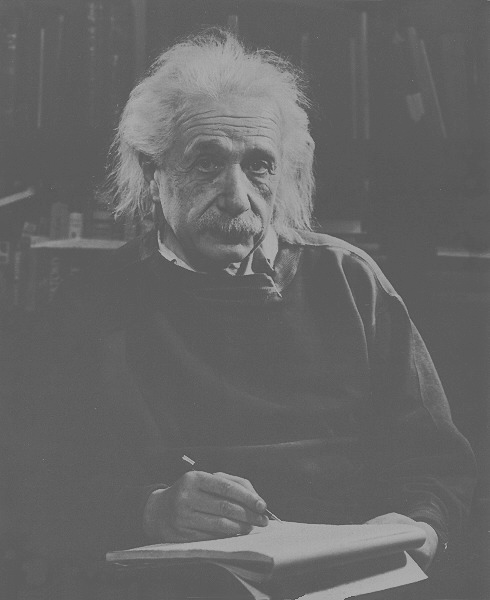
%> input picture 影像處理概論/hw4/HW4_einstein.tif, 490 x 600 px
$ octave hw4_3.m   (GNU Octave 9; MATLAB toolbox functions it lacks are replaced by stand-ins)
%> lines starting %> are read from the running program, lines starting %| are printed output that depends on the picture
RGB = imread('HW4_einstein.tif'); %큭읠
%> RGB is the input picture: size 600x490 uint8; min 74, max 178, mean 102.4
fft_RGB = fft2(RGB);
fft_RGB = fftshift(fft_RGB);
[M N]=size(fft_RGB);
%> M = 600; N = 490

P_1=10;
P_2=20;
P_3=30;
newX=0:N-1;
%> newX = 490 values from 0 to 489
newY=0:M-1;
%> newY = 600 values from 0 to 599
[newX newY]=meshgrid(newX,newY);
fix_X=0.5*N;
%> fix_X = 245
fix_Y=0.5*M;
%> fix_Y = 300
filter1=exp(-((newX - fix_X).^2 + (newY - fix_Y).^2)./(2 * P_1).^2);
filter2=exp(-((newX - fix_X).^2 + (newY - fix_Y).^2)./(2 * P_2).^2);
filter3=exp(-((newX - fix_X).^2 + (newY - fix_Y).^2)./(2 * P_3).^2);

output1 = fft_RGB.*filter1;
output1 = ifftshift(output1);
output1 = ifft2(output1);
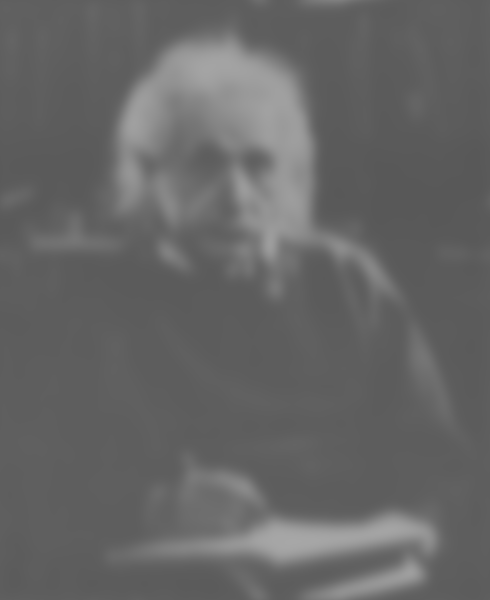
%> output1: size 600x490 double; min 88.18, max 167.2, mean 102.4

output2 = fft_RGB.*filter2;
output2 = ifft2(ifftshift(output2));

output3 = fft_RGB.*filter3;
output3 = ifft2(ifftshift(output3));

imshow(output1,[])
title('Filter Parameter=10')

figure, imshow(output2,[])
title('Filter Parameter=20')

figure, imshow(output3,[])
title('Filter Parameter=30')

[M, N] = size(RGB);
zero_padding = padarray(RGB, [M, N], 0, 'post');
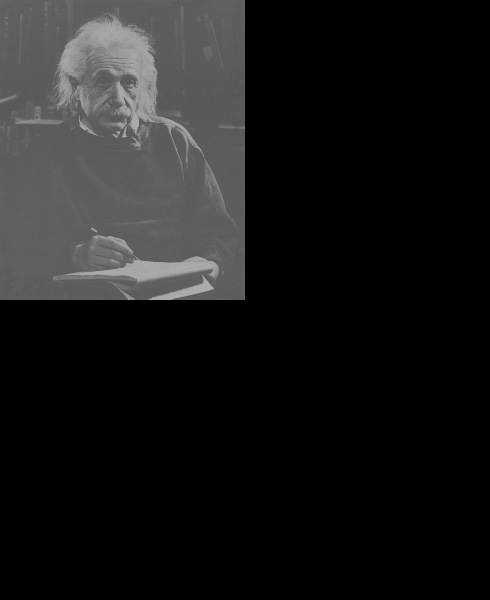
%> zero_padding: size 1200x980 uint8 (shown at 1/2 size); min 0, max 178, mean 25.6
fft_RGB=fftshift(fft2(zero_padding));
[M,N]=size(fft_RGB);
%> M = 1200; N = 980
newX=0:N-1;
%> newX = 980 values from 0 to 979
newY=0:M-1;
[newX,newY]=meshgrid(newX,newY);
Cx=0.5*N;
Cy=0.5*M;
filter4=exp(-((newX-Cx).^2+(newY-Cy).^2)./(2*P_3).^2);
output4=fft_RGB.*filter4;
output4=ifft2(ifftshift(output4));
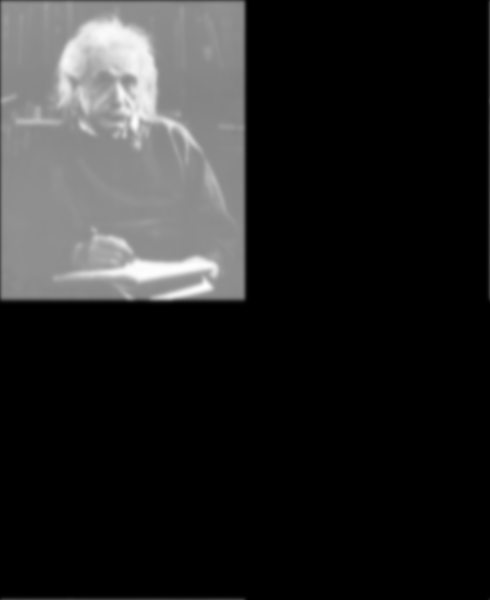
%> output4: size 1200x980 double (shown at 1/2 size); min -6.34e-14, max 168.8, mean 25.6; drawn with min black and max white
[M, N] = size(RGB);
figure, imshow(output4(1:M,1:N),[])
%> after `imshow(output4(1:M,1:N),[])`:
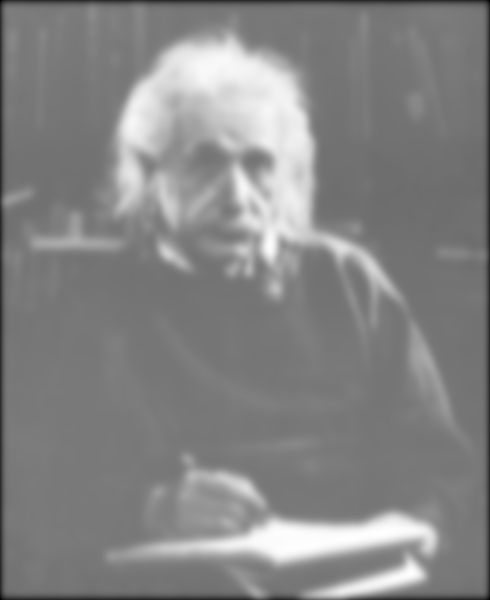
%> displayed picture: size 600x490, on the screen's scale of 0 to 255; min 0, max 255, mean 132.7
title('with padding, filter parameter=15')
